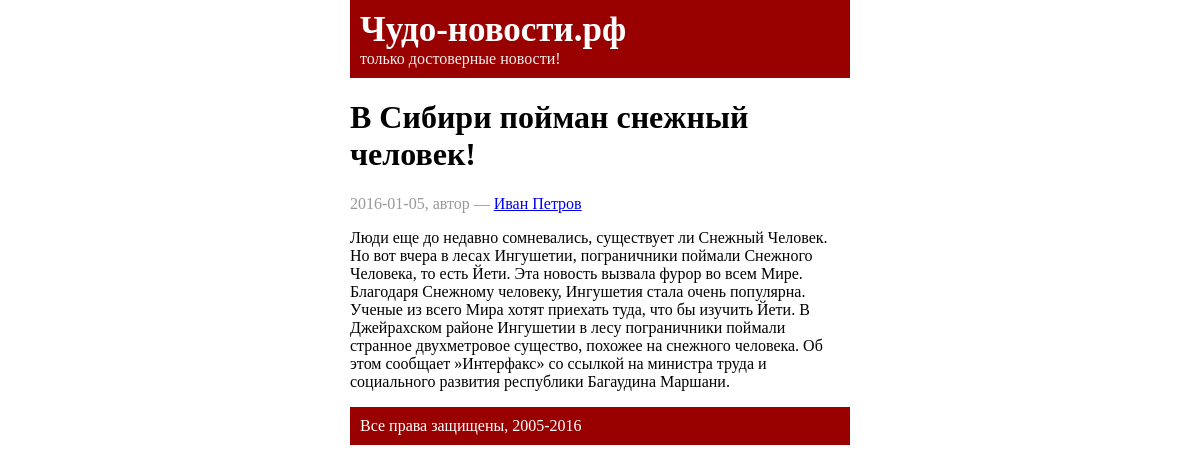
/?news_id=1, run on the app's committed database.
### tables this page shows
CREATE TABLE IF NOT EXISTS `news` (
  `id` int(10) unsigned NOT NULL,
  `publish_date` date NOT NULL,
  `title` varchar(255) NOT NULL,
  `text` text NOT NULL,
  `author_id` int(11) NOT NULL
);

CREATE TABLE IF NOT EXISTS `authors` (
  `id` int(10) unsigned NOT NULL,
  `name` varchar(255) NOT NULL
);

### includes/News.php (called while the page is built, shortened)
<?php
class News
{
    public function getOneNew($action) {
        $mysqli = new DB_Connection();
        $result = $mysqli->getConnect()->query('SELECT news.*, authors.name, authors.id
                                                AS authors FROM news, authors
                                                WHERE
                                                 news.author_id = authors.id
                                                AND news.id = ' .$action . ' LIMIT 1');
        $news = array();
        while($row = $result->fetch_assoc()) {
            $news[] = $row;
        }
        include ROOT. '/pages/list_news.php';
    }
}

### includes/DB_Connection.php (called while the page is built)
<?php
class DB_Connection
{
    private $dbname;
    private $dbhost;
    private $db_pass;
    private $db_user;
    public function __construct() {
        $connect_info = include(ROOT.'/includes/db_connect_info.php');
        $this->dbhost=$connect_info['db_host'];
        $this->dbname=$connect_info['db_name'];
        $this->db_pass=$connect_info['db_password'];
        $this->db_user=$connect_info['db_user'];
    }
    public function getConnect() {
        $mysqli = new mysqli($this->dbhost, $this->db_user, $this->db_pass, $this->dbname)
        or die('No connect to db');
        $mysqli->set_charset('utf8');
        return $mysqli;
    }
}

### pages/list_news.php (the view)
<?php foreach($news as $row): ?>
    <h1><?=$row['title']; ?></h1>
    <div class="date">
        <?=$row['publish_date'];?>, автор &mdash;
        <a href="?author_id=<?=$row['author_id'];?>"><?=$row['name'];?></a>
    </div>
    <div class="text">
         <p><?=$row['text'];?></p>
    </div>
<?php endforeach; ?>

### pages/header.php (style rules this page uses)
.date { margin:5px 0; color:#999; }

### data on the page
news: title "В Сибири пойман снежный человек!", publish_date "2016-01-05", author.name "Иван Петров", text "Люди еще до недавно сомневались, существует ли Снежный Человек. Но вот вчера в лесах Ингушетии, пограничники поймали Снежного Человека, то есть Йети. Эта новость вызвала фурор во всем Мире. Благодаря Снежному человеку, Ингушетия стала очень популярна. Ученые из всего Мира хотят приехать туда, что бы изучить Йети. В Джейрахском районе Ингушетии в лесу пограничники поймали странное двухметровое существо, похожее на снежного человека. Об этом сообщает »Интерфакс» со ссылкой на министра труда и социального развития республики Багаудина Маршани."
